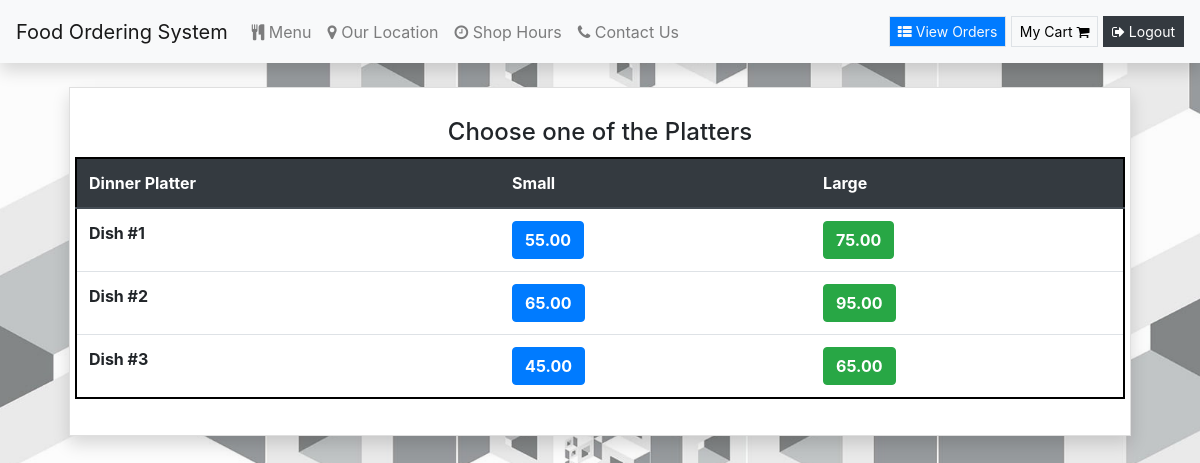
Page /Platters (signed in) on the committed database.
### orders/models.py (models this page shows, shortened)
class DinnerPlatters(models.Model):
    dish_name = models.CharField(max_length=200)
    small_price = models.DecimalField(max_digits=6, decimal_places=2)
    large_price = models.DecimalField(max_digits=6, decimal_places=2)
    class Meta:
        verbose_name = "List of Diner Platters"
        verbose_name_plural = "List of Diner Platters"

### orders/views.py (the view)
# urls.py: path("Platters", views.dinner_platters, name="dinner_platters"),
def dinner_platters(request):
    if request.user.is_authenticated:
        return render(request, "orders/dinner_platters.html", context = {"dishes":DinnerPlatters.objects.all})
    else:
        return redirect("orders:login")

### orders/templates/orders/dinner_platters.html
{% extends 'orders/header.html' %} {% block content %}
<div class="container">
    <div class="content my-4 px-4">
        <div class="card rounded-0 shadow">
            <div class="card-body">
                <h4 style="margin:10px; text-align:center;"> Choose one of the Platters </h4>
                <div class="row justify-content-center">
                    <table class="table" style="border: 2px solid black">
                        <thead class="thead-dark">
                            <tr>
                                <th scope="col">Dinner Platter</th>
                                <th scope="col">Small</th>
                                <th scope="col">Large</th>
                            </tr>
                        </thead>
                        <tbody>
                            {% for dish in dishes %}
                            <tr>
                                <th>{{dish.dish_name}}</th>
                                <td><button type="button" class="btn btn-primary" onclick="add_to_cart({item_description:'Small - {{dish.dish_name}}' , price:{{dish.small_price}}})"><strong>{{dish.small_price}}</strong></button></td>
                                <td><button type="button" class="btn btn-success" onclick="add_to_cart({item_description:'Large - {{dish.dish_name}}' , price:{{dish.large_price}}})"><strong>{{dish.large_price}}</strong></button></td>
                            </tr>
                            {% endfor %}
                        </tbody>
                    </table>
                </div>
            </div>
        </div>
    </div>
</div>
{% endblock %}

### orders/static/orders/style.css (style rules this page uses)
html, body { height: 100%; width: 100%; }
body { background-image: url(./../img/wp.jpg); background-repeat: no-repeat; background-size: cover; background-position: center center; backdrop-filter: brightness(0.9887); }

### rows in the picture
DinnerPlatters: dish_name "Dish #1", small_price "55.00", large_price "75.00"
DinnerPlatters: dish_name "Dish #2", small_price "65.00", large_price "95.00"
DinnerPlatters: dish_name "Dish #3", small_price "45.00", large_price "65.00"
